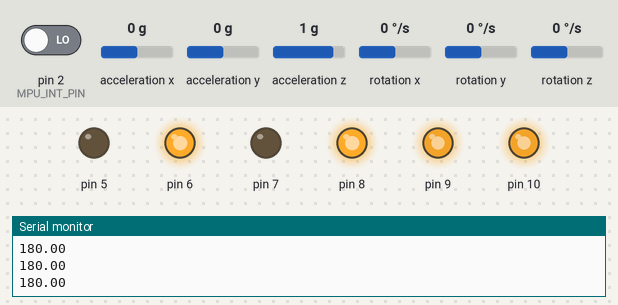
Recording of a sketch running on a simulated Arduino Uno, built with avr-gcc and run on an emulated ATmega328P. Parts: output pins drawn as LEDs (lit = HIGH), the last lines printed to the serial monitor. Inputs (shaded band) come from the test bench; at power-on: acceleration x 0 g, acceleration y 0 g, pin 2 (MPU_INT_PIN) LOW, acceleration z 1 g, rotation x 0 °/s, rotation y 0 °/s, rotation z 0 °/s. The sensor or clock chip raises its interrupt line as the real part does.

Above: at 1.7 s.
1.8 s: acceleration x set to 0.8 g
At 2.1 s:
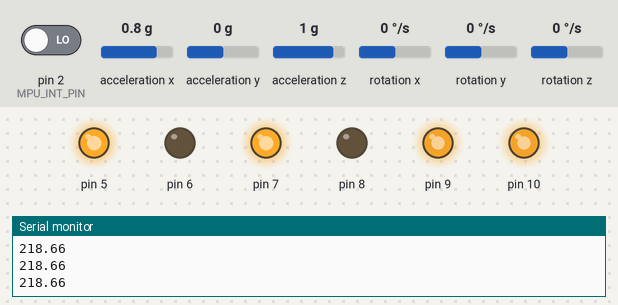
3.3 s: acceleration x set to 0 g
At 3.72 s:
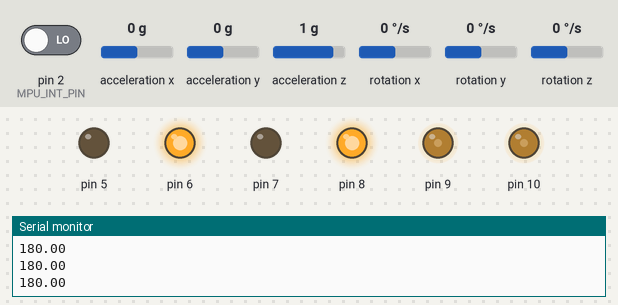
5.5 s: acceleration x set to 1.4 g
At 6.6 s:
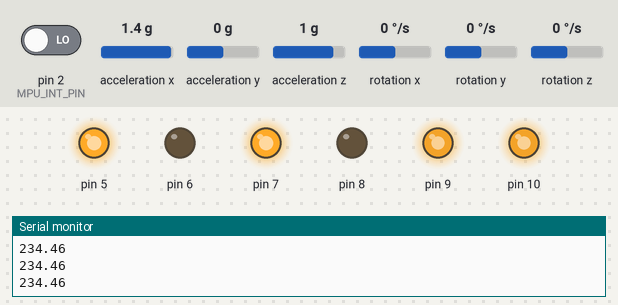
7.0 s: acceleration x set to -1.4 g
At 7.7 s:
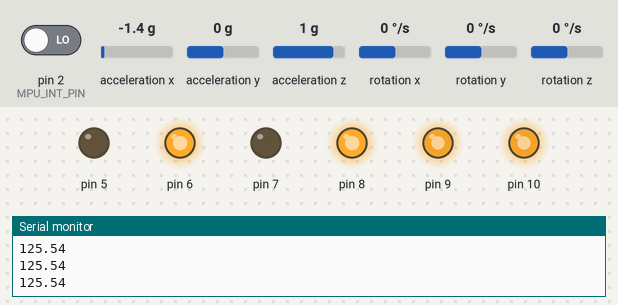
8.5 s: acceleration y set to -1.4 g
At 8.9 s:
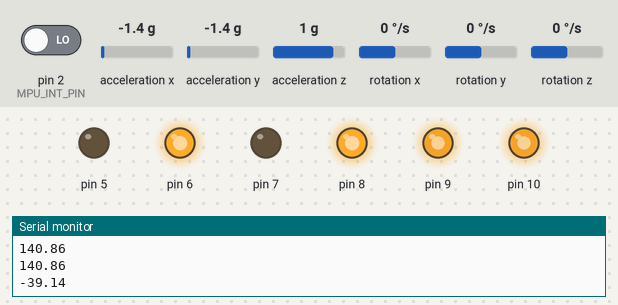
Timing chart, 0 to 11.0 s (numbered marks = the images above; inputs shaded):
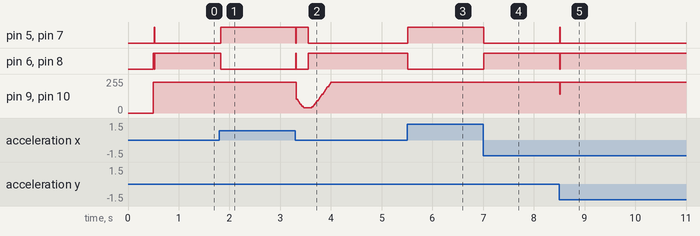

Measured:
- after the input at 1.8 s, pin 5, pin 7: LOW → HIGH at once; pin 6, pin 8: HIGH → LOW at once
- after the input at 3.3 s, pin 5, pin 7: HIGH → LOW at once, → HIGH 0.01 s later, → LOW 0.23 s later; pin 6, pin 8: LOW → HIGH at once, → LOW 0.01 s later, → HIGH 0.23 s later
- after the input at 5.5 s, pin 5, pin 7: LOW → HIGH at once; pin 6, pin 8: HIGH → LOW at once
- after the input at 7.0 s, pin 5, pin 7: HIGH → LOW at once; pin 6, pin 8: LOW → HIGH at once
- after the input at 8.5 s, pin 5, pin 7: LOW → HIGH at once, → LOW 0.01 s later; pin 6, pin 8: HIGH → LOW at once, → HIGH 0.01 s later; pin 9, pin 10: 229/255 → 140/255 at once, → 229/255 0.01 s later

The sketch:

Self-Balancing-Robot.ino
```cpp
//Self Balancing Robot
#include <PID_v1.h>
#include <LMotorController.h>
#include "I2Cdev.h"
#include "MPU6050_6Axis_MotionApps20.h"


#if I2CDEV_IMPLEMENTATION == I2CDEV_ARDUINO_WIRE
#include "Wire.h"
#endif

#define MIN_ABS_SPEED 45
#define MPU_INT_PIN 2

// My code:
#define publishTime 100
unsigned long lastpublishTime, nowTime;


MPU6050 mpu;

// MPU control/status vars
bool dmpReady = false;   // set true if DMP init was successful
uint8_t mpuIntStatus;    // holds actual interrupt status byte from MPU
uint8_t devStatus;       // return status after each device operation (0 = success, !0 = error)
uint16_t packetSize;     // expected DMP packet size (default is 42 bytes)
uint16_t fifoCount;      // count of all bytes currently in FIFO
uint8_t fifoBuffer[64];  // FIFO storage buffer

// orientation/motion vars
Quaternion q;         // [w, x, y, z] quaternion container
VectorFloat gravity;  // [x, y, z] gravity vector
float ypr[3];         // [yaw, pitch, roll] yaw/pitch/roll container and gravity vector

//PID

double originalSetpoint = 182.8; // 182.8
double setpoint = originalSetpoint;
double movingAngleOffset = 0.01;
double input, output;

//adjust these values to fit your own design

double Kp = 45;   //= 45;
double Kd = 1.5;  //= 1.5;
double Ki = 250;   //= 250;
PID pid(&input, &output, &setpoint, Kp, Ki, Kd, DIRECT);

double motorSpeedFactorLeft = 0.9;
double motorSpeedFactorRight = 0.9;

//MOTOR CONTROLLER
int ENA = 9;
int IN1 = 6;
int IN2 = 5;
int IN3 = 8;
int IN4 = 7;
int ENB = 10;
LMotorController motorController(ENA, IN1, IN2, ENB, IN3, IN4, motorSpeedFactorLeft, motorSpeedFactorRight);

volatile bool mpuInterrupt = false;  // indicates whether MPU interrupt pin has gone high
void dmpDataReady() {
  mpuInterrupt = true;
}


void setup() {
// join I2C bus (I2Cdev library doesn't do this automatically)


  Serial.begin(115200); // Bật dòng này lên để để có thể giao tiếp UART (nhớ nối cái dây xanh GND để ESP32 Arduino chung đất (cái dây mà đang ko nối))
#if I2CDEV_IMPLEMENTATION == I2CDEV_ARDUINO_WIRE
  Wire.begin();
  TWBR = 24;  // 400kHz I2C clock (200kHz if CPU is 8MHz)
#elif I2CDEV_IMPLEMENTATION == I2CDEV_BUILTIN_FASTWIRE
  Fastwire::setup(400, true);
#endif

  mpu.initialize();

  devStatus = mpu.dmpInitialize();

  // // supply your own gyro offsets here, scaled for min sensitivity
  // mpu.setXGyroOffset(0);
  // mpu.setYGyroOffset(0);
  // mpu.setZGyroOffset(0);
  // mpu.setZAccelOffset(0);  // 1688 factory default for my test chip

  mpu.setZAccelOffset(1322);
  mpu.setXGyroOffset(-22);
  mpu.setYGyroOffset(20);
  mpu.setZGyroOffset(-28);

  // make sure it worked (returns 0 if so)
  if (devStatus == 0) {
    // turn on the DMP, now that it's ready
    mpu.setDMPEnabled(true);

    // enable Arduino interrupt detection

    attachInterrupt(digitalPinToInterrupt(MPU_INT_PIN), dmpDataReady, RISING);
    mpuIntStatus = mpu.getIntStatus();

    // set our DMP Ready flag so the main loop() function knows it's okay to use it
    dmpReady = true;

    // get expected DMP packet size for later comparis  xzon
    packetSize = mpu.dmpGetFIFOPacketSize();

    //setup PID
    pid.SetMode(AUTOMATIC);
    pid.SetSampleTime(10);
    pid.SetOutputLimits(-255, 255);

    // set timer
    lastpublishTime = millis();

  } else {
    // ERROR!
    // 1 = initial memory load failed
    // 2 = DMP configuration updates failed
    // (if it's going to break, usually the code will be 1)
    Serial.print(F("DMP Initialization failed (code "));
    Serial.print(devStatus);
    Serial.println(F(")"));
  }
}


void loop() {
  nowTime = millis();
  // if programming failed, don't try to do anything
  if (!dmpReady) return;

  // wait for MPU interrupt or extra packet(s) available
  while (!mpuInterrupt && fifoCount < packetSize) {
    //no mpu data - performing PID calculations and output to motors
    pid.Compute();
    motorController.move(output, MIN_ABS_SPEED);
  }

  // reset interrupt flag and get INT_STATUS byte
  mpuInterrupt = false;
  mpuIntStatus = mpu.getIntStatus();

  // get current FIFO count
  fifoCount = mpu.getFIFOCount();

  // check for overflow (this should never happen unless our code is too inefficient)
  if ((mpuIntStatus & 0x10) || fifoCount == 1024) {
    // reset so we can continue cleanly
    mpu.resetFIFO();
    Serial.println(F("FIFO overflow!"));

    // otherwise, check for DMP data ready interrupt (this should happen frequently)
  } else if (mpuIntStatus & 0x02) {
    // wait for correct available data length, should be a VERY short wait
    while (fifoCount < packetSize) fifoCount = mpu.getFIFOCount();

    // read a packet from FIFO
    mpu.getFIFOBytes(fifoBuffer, packetSize);

    // track FIFO count here in case there is > 1 packet available
    // (this lets us immediately read more without waiting for an interrupt)
    fifoCount -= packetSize;

    mpu.dmpGetQuaternion(&q, fifoBuffer);
    mpu.dmpGetGravity(&gravity, &q);
    mpu.dmpGetYawPitchRoll(ypr, &q, &gravity);
    input = ypr[1] * 180 / M_PI + 180;
    Serial.println(input);
  }


  if (nowTime - lastpublishTime >= publishTime) {
    // publish yar,
    Serial.println(ypr[1] * 180 / M_PI);
    lastpublishTime = nowTime;
  }
}
```
